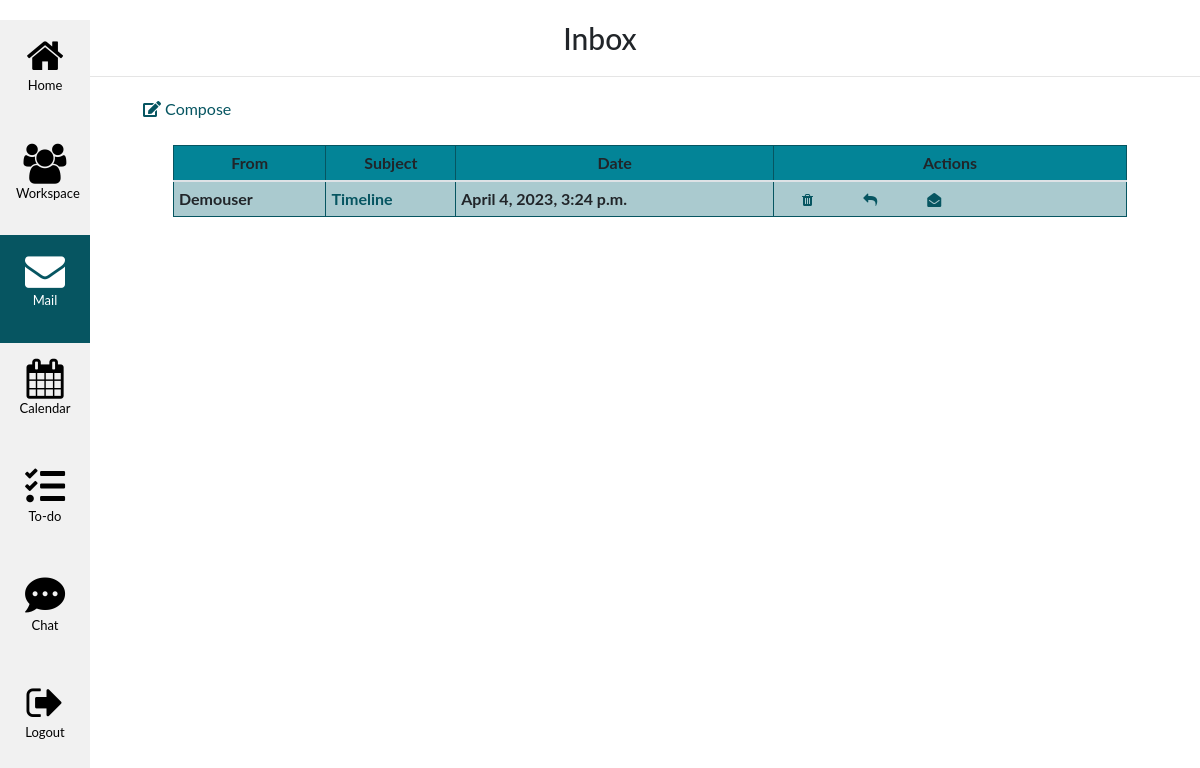
/email/inbox/ (signed in), run on the app's committed database.
### emailapp/models.py (models this page shows)
class Email(models.Model):
    sender = models.ForeignKey(User, on_delete=models.CASCADE, related_name='sent_emails')
    recipient = models.ManyToManyField(User, related_name='received_emails')
    subject = models.CharField(max_length=200)
    body = models.TextField()
    timestamp = models.DateTimeField(auto_now_add=True)
    file = models.FileField(null=True, blank=True, upload_to='attachments/')
    read = models.BooleanField(default=False)

### emailapp/views.py (the view)
# urls.py: path('inbox/', inbox, name='inbox'),
@login_required
def inbox(request):
    received_emails = Email.objects.filter(recipient=request.user).order_by('-timestamp')
    return render(request, 'emailapp/inbox.html', {'received_emails': received_emails})

### templates/emailapp/inbox.html (shortened to what this page needs)
{% extends 'emailapp/base.html' %}
{% block title %}
    Inbox
{% endblock %}
{% block content %}
<div class="content">
<a class="icon-btn btn-info" href="{% url 'send_email' %}"><i class="fas fa-edit"></i>  Compose</a>
<br><br>
    {% if received_emails %}
        <table class="table form-table">
            <thead>
                <tr>
                    <th>From</th>
                    <th>Subject</th>
                    <th>Date</th>
                    <th>Actions</th>
                </tr>
            </thead>
            <tbody>
                {% for email in received_emails %}
                {% if email.read %}
                    <tr>
                        <td>{{ email.sender }}</td>
                        <td><a href="{% url 'email_detail' email.id %}">{{ email.subject }}</a></td>
                        <td>{{ email.timestamp }}</td>
                        <td>
                            <a class="icon-btn btn-sm btn-danger" href="{% url 'delete_email' email.id %}"><i class="fa fa-trash"></i></a>
                            <a class="icon-btn btn-sm btn-info" href="{% url 'reply_email' email.id %}"><i class="fa fa-reply"></i></a>
                            <a class="icon-btn btn-sm btn-info" href="{% url 'mark_as_read_unread' email.id %}"><i class="fa fa-envelope"></i></a>
                        </td>
                        </a>
                    </tr>
                {% else %}
                    <tr>
                        <td><b>{{ email.sender }}</b></td>
                        <td><a href="{% url 'email_detail' email.id %}"><b>{{ email.subject }}</b></a></td>
                        <td><b>{{ email.timestamp }}</b></td>
                        <td>
                            <a class="icon-btn btn-sm btn-danger" href="{% url 'delete_email' email.id %}"><i class="fa fa-trash"></i></a>
                            <a class="icon-btn btn-sm btn-info" href="{% url 'reply_email' email.id %}"><i class="fa fa-reply"></i></a>
                            <a class="icon-btn btn-sm btn-info" href="{% url 'mark_as_read_unread' email.id %}"><i class="fa fa-envelope-open"></i></a>
                        </td>
                    </tr>
                    {% endif %}
                {% endfor %}
            </tbody>
        </table>
    {% else %}
        <p>Your inbox is empty.</p>
    {% endif %}
</div>
{% endblock %}

### static/workspace/css/styles.css (style rules this page uses)
a { color: #065561; }
.table { width: 90%; margin: auto; }
.table td, .table th { margin: auto; border: 1px solid #065561; padding: 5px; background-color: #aacacf; }
.table th { text-align: center; background-color: #038497; }

### static/base.css (style rules this page uses)
body { font-family: "ptsans", "Lato", "Helvetica Neue", Helvetica, Arial, sans-serif; }
.icon-btn { border-radius: 3px; padding: 10px 20px; color: #065561; background-color: transparent; box-shadow: 0 0 0 0; margin: 3px; cursor: pointer; }
.content { margin: 20px; }
div.content { margin-left: 120px; height: 100%; }

### data on the page
Email: sender "Demouser", subject "Timeline", timestamp "April 4, 2023, 3:24 p.m."
